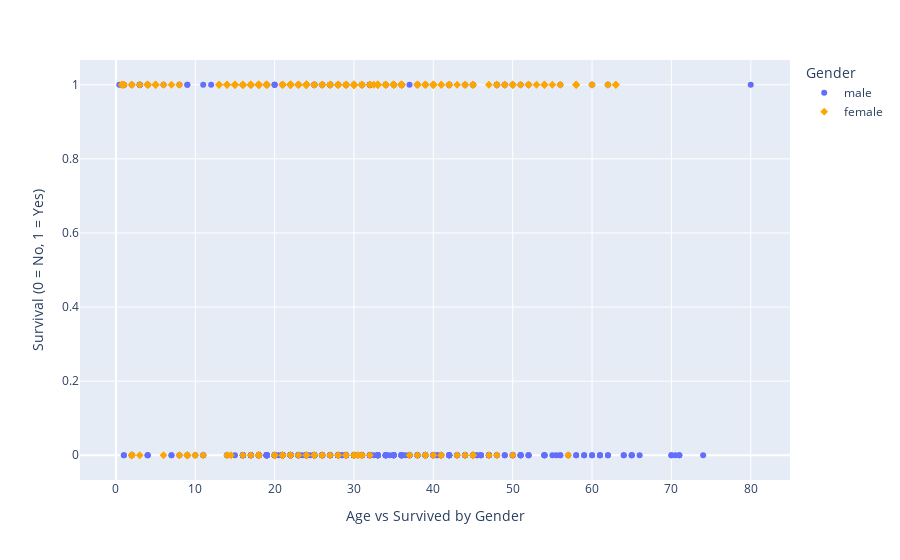

The notebook cell saved with this chart:
### Code cell
# Visualise the age distribution of the survivors across gender in a train set
fig = px.scatter(train, x='Age', y='Survived', color='Sex', 
                    color_discrete_map={'male': 'light blue', 'female': 'orange'}, 
                    symbol='Sex', labels={'Sex': 'Gender'})
fig.update_layout(
    xaxis_title='Age vs Survived by Gender',
    yaxis_title='Survival (0 = No, 1 = Yes)',
    showlegend=True,
    legend_title='Gender'
)
fig.show()

### Figure 1 — Plotly figure (JSON) as saved in the notebook; plotly's stock layout.template omitted (floating-point values rounded to 4 significant figures; data arrays with more than 128 entries replaced by an {"elided": "..."} marker saying what was removed)
{"data": [{"hovertemplate": "Gender=male<br>Age=%{x}<br>Survived=%{y}<extra></extra>", "legendgroup": "male", "marker": {"color": "light blue", "symbol": "circle"}, "mode": "markers", "name": "male", "orientation": "v", "showlegend": true, "type": "scatter", "x": {"elided": "577 float values"}, "xaxis": "x", "y": {"elided": "577 int values"}, "yaxis": "y"}, {"hovertemplate": "Gender=female<br>Age=%{x}<br>Survived=%{y}<extra></extra>", "legendgroup": "female", "marker": {"color": "orange", "symbol": "diamond"}, "mode": "markers", "name": "female", "orientation": "v", "showlegend": true, "type": "scatter", "x": {"elided": "314 float values"}, "xaxis": "x", "y": {"elided": "314 int values"}, "yaxis": "y"}], "layout": {"legend": {"title": {"text": "Gender"}, "tracegroupgap": 0}, "margin": {"t": 60}, "showlegend": true, "xaxis": {"anchor": "y", "domain": [0, 1], "title": {"text": "Age vs Survived by Gender"}}, "yaxis": {"anchor": "x", "domain": [0, 1], "title": {"text": "Survival (0 = No, 1 = Yes)"}}}}
